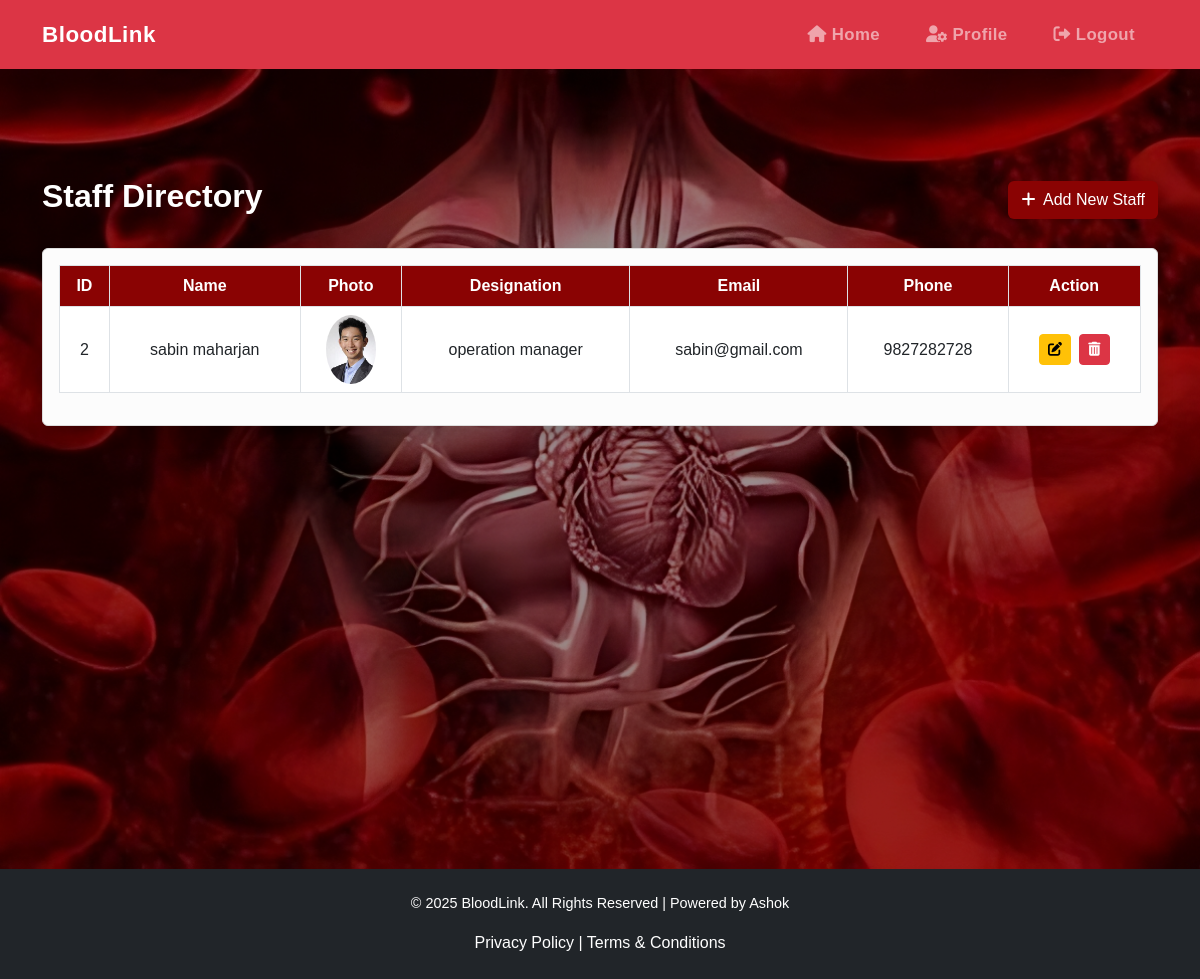
The app's page /BloodManagementSystem/staff/list_staff.php (signed in) with its own data.
### tables this page shows
CREATE TABLE `staff` (
  `id` int(11) NOT NULL AUTO_INCREMENT,
  `name` varchar(100) NOT NULL,
  `photo` varchar(255) DEFAULT NULL,
  `address` text DEFAULT NULL,
  `phone_number` varchar(15) DEFAULT NULL,
  `email` varchar(100) DEFAULT NULL,
  `designation` varchar(100) DEFAULT NULL,
  `created_by_admin_id` int(11) DEFAULT NULL,
  `created_at` datetime DEFAULT current_timestamp(),
  `user_id` int(11) DEFAULT NULL,
  PRIMARY KEY (`id`),
  UNIQUE KEY `user_id` (`user_id`),
  KEY `created_by_admin_id` (`created_by_admin_id`),
  CONSTRAINT `staff_ibfk_1` FOREIGN KEY (`user_id`) REFERENCES `users` (`id`) ON DELETE CASCADE,
  CONSTRAINT `staff_ibfk_2` FOREIGN KEY (`created_by_admin_id`) REFERENCES `users` (`id`)
);

### BloodManagementSystem/staff/list_staff.php (the view, shortened to what this page needs)
<?php
include('../includes/db.php');
$limit = 5;
$page = isset($_GET['page']) ? max(1, intval($_GET['page'])) : 1;
$offset = ($page - 1) * $limit;
$result = mysqli_query($conn, "SELECT id, user_id, name, photo, designation, email, phone_number FROM staff LIMIT $offset, $limit");
?>
<!DOCTYPE html>
<html lang="en">
<head>
  <link href="https://cdn.jsdelivr.net/npm/bootstrap@5.3.0/dist/css/bootstrap.min.css" rel="stylesheet">
  <link href="https://cdnjs.cloudflare.com/ajax/libs/font-awesome/6.0.0/css/all.min.css" rel="stylesheet">
  <link href="../style.css" rel="stylesheet">
</head>
<body>
<nav class="navbar navbar-expand-lg navbar-dark bg-danger">
  <div class="container">
    <a class="navbar-brand" href="../dashboard/admindash.php">BloodLink</a>
    <div class="collapse navbar-collapse custom-collapse justify-content-end" id="navbarNav">
      <ul class="navbar-nav">
        <li class="nav-item"><a class="nav-link" href="../dashboard/admindash.php"><i class="fas fa-home"></i> Home</a></li>
        <li class="nav-item"><a class="nav-link" href="../admin/admin_profile.php"><i class="fas fa-user-cog"></i> Profile</a></li>
        <li class="nav-item"><a class="nav-link" href="../logout.php"><i class="fas fa-sign-out-alt"></i> Logout</a></li>
      </ul>
    </div>
  </div>
</nav>
 <div class="request-wrapper">
  <div class="container py-5 content">
    <div class="d-flex justify-content-between align-items-center mb-4">
      <h2 class="fw-bold text-white">Staff Directory</h2>
      <a href="add_staff.php" class="btn btn-custom"><i class="fas fa-plus me-1"></i> Add New Staff</a>
    </div>
    <div class="card shadow rounded">
      <div class="card-body">
        <div class="table-responsive">
          <table class="table table-bordered table-hover text-center align-middle">
            <thead>
              <tr>
                <th>ID</th>
                <th>Name</th>
                <th>Photo</th>
                <th>Designation</th>
                <th>Email</th>
                <th>Phone</th>
                <th>Action</th>
              </tr>
            </thead>
            <tbody>
              <?php while($row = mysqli_fetch_assoc($result)) { ?>
                <tr>
                  <td><?= $row['id'] ?></td>
                  <td><?= htmlspecialchars($row['name']) ?></td>
                  <td>
                    <?php if (!empty($row['photo'])): ?>
                      <img src="<?= htmlspecialchars($row['photo']) ?>" width="50" class="rounded-circle">
                    <?php else: ?>
                      <span class="text-muted">N/A</span>
                    <?php endif; ?>
                  </td>
                  <td><?= htmlspecialchars($row['designation']) ?></td>
                  <td><?= htmlspecialchars($row['email']) ?></td>
                  <td><?= htmlspecialchars($row['phone_number']) ?></td>
                  <td>
                    <a href="update_staff.php?user_id=<?= $row['user_id'] ?>&from=admin" class="btn btn-sm btn-warning me-1">
                      <i class="fas fa-edit"></i>
                    </a>
                    <a href="delete_staff.php?id=<?= $row['id'] ?>" class="btn btn-sm btn-danger" onclick="return confirm('Are you sure?')">
                      <i class="fas fa-trash-alt"></i>
                    </a>
                  </td>
                </tr>
              <?php } ?>
            </tbody>
          </table>
        </div>
      </div>
    </div>
    </div>
</div>
<footer class="bg-dark text-white text-center py-4">
  <div class="container">
    <p>&copy; <?= date('Y') ?> BloodLink. All Rights Reserved | Powered by Ashok</p>
    <a href="#" class="text-white">Privacy Policy</a> |
    <a href="#" class="text-white">Terms & Conditions</a>
  </div>
</footer>
</body>
</html>

### BloodManagementSystem/style.css (style rules this page uses)
body { font-family: 'Arial', sans-serif; color: #070603; }
@media (min-width: 992px) { .navbar-nav .nav-link { margin: 0 15px; font-weight: 600; font-size: 1.05rem; letter-spacing: 0.4px; transition: color 0.3s ease; } }
.navbar { padding-top: 0.8rem; padding-bottom: 0.8rem; }
.navbar-brand { font-weight: 700; font-size: 1.4rem; letter-spacing: 0.5px; }
footer { background-color: #070603; }
footer p { font-size: 0.9rem; }
footer a { color: #B79455; text-decoration: none; }

### BloodManagementSystem/staff/list_staff.php (style rules this page uses)
.btn-custom { background-color: #8a0303; color: white; }
.table th { background-color: #8a0303; color: white; }
.card { border: 1px solid #ddd; background-color: #fcfcfc; }
html, body { height: 100%; }
body { display: flex; flex-direction: column; }
.content { flex: 1 0 auto; }
footer { flex-shrink: 0; }
.request-wrapper { background: url('../images/savelife2.jpeg') no-repeat center center; background-size: cover; min-height: 100vh; position: relative; z-index: 0; padding-top: 60px; }
.request-wrapper::before { content: ""; position: absolute; inset: 0; background: rgba(0, 0, 0, 0.4); z-index: 1; }
.request-wrapper .container { position: relative; z-index: 2; }

### records on screen
staff: id "2", name "sabin maharjan", photo (picture), designation "operation manager", email "sabin@gmail.com", phone_number "9827282728"
